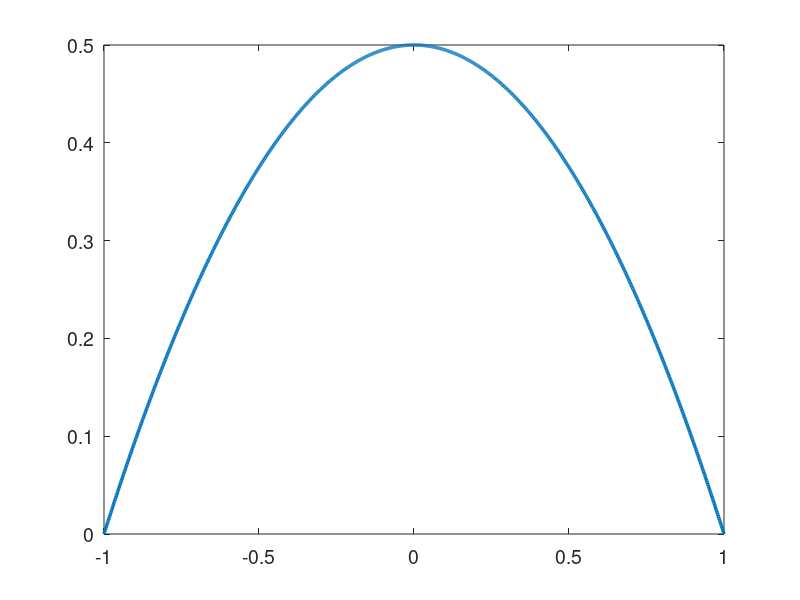

Write MATLAB code to recreate this figure. (Note: this script raises an error after producing the figure.)
% clc
clear all
close all


set(0,'DefaultAxesFontSize',14)
set(0,'defaultLineLineWidth',2.5)
% set(0,'DefaultFigureWindowStyle','docked')


linestyles = {'k-','b-','r-','g-','c-','m-','k--','b--','r--','g--','c--','m--','k-.','b-.','r-.','g-.','c-.','m-.','k:','b:','r:','g:','c:','m:'};
pointstyles = {'ko','bo','ro','go','co','mo','k^','b^','r^','g^','c^','m^','ks','bs','rs','gs','cs','ms','k*','b*','r*','g*','c*','m*','k+','b+','r+','g+','c+','m+'};

%%%%%%%%%%%%%%%%%%%%%%%%%%%%%%%%%%%%%%%%%%%%%%%%%%%%%%%%%%%%%%%%%%
% Navier-Stokes Solver Demo (2D Channel)
%%%%%%%%%%%%%%%%%%%%%%%%%%%%%%%%%%%%%%%%%%%%%%%%%%%%%%%%%%%%%%%%%%

format compact;
format short; 
Re = 1; Pr=0.8; Pe=Re*Pr; 

%N=16; E=5; N1=N+1; nL=N1*N1*E;  % 16th order
N=4; % polynomial order  
Ex=1; % Number of elements in x
Ey=5; % Number of elements in y
CFL=0.1;
u_ic = Re;
pert = 0.0;
f_ic = @(x,y) u_ic*(1-y.^2)/2;

%% Enrichment information
en_on = 1;
N_en_y = 1; 
psi = {@(x,y) (0.5*(1 - y.^2) + 0.*x), @(x,y) 0.*y + 0.*x};
gpsi = {@(x,y) 0.*y + 0.*x, @(x,y) (-1.*y + 0.*x), ...
        @(x,y) 0.*y + 0.*x, @(x,y) 0.*y + 0.*x};
hpsi = {@(x,y) 0.*y + 0.*x, @(x,y) (-1 - 0.*y + 0.*x), ...
        @(x,y) 0.*y + 0.*x, @(x,y) 0.*y + 0.*x};
    
% No enrichment on one half
% psi = {@(x,y) (y<=0).*(0.5*(1 - y.^2)) + (y>0).*0.5 + 0.*x, @(x,y) 0.*y + 0.*x};
% gpsi = {@(x,y) 0.*y + 0.*x, @(x,y) (y<=0).*(-1.*y)+ (y>0).*0 + 0.*x, ...
%         @(x,y) 0.*y + 0.*x, @(x,y) 0.*y + 0.*x};
% hpsi = {@(x,y) 0.*y + 0.*x, @(x,y) (y<=0).*(-1.)+ (y>0).*0 + 0.*y + 0.*x, ...
%         @(x,y) 0.*y + 0.*x, @(x,y) 0.*y + 0.*x};

% Blended enrichment
% En - Blend - normal .. - Blend - En
% N_en_form = 1;
% Ly = 2/Ey;
% ye = 1-Ly*N_en_form; % end of enrichment
% yb = 1-Ly*(N_en_form+1); % end of blending
% 
% blend = @(x,y) 0.*x + ...
%     (abs(y) >= (ye-eps)).*1 + ...
%     ((-(ye-eps) < y).*(y <= -(yb-eps))).*(y-(-yb))/((-ye)-(-yb)) + ...
%     + y.*0 + ...
%     (((ye-eps) > y).*(y >= (yb-eps))).*(y-(yb))/((ye)-(yb));
% dblend = @(x,y) 0.*x + ...
%     (abs(y) >= (ye-eps)).*0 + ...
%     ((-(ye-eps) < y).*(y <= -(yb-eps))).*1./((-ye)-(-yb)) + ...
%     + y.*0 + ...
%     (((ye-eps) > y).*(y >= (yb-eps))).*1./((ye)-(yb));
% hblend = @(x,y) 0.*x + ...
%     (abs(y) >= (ye-eps)).*0 + ...
%     ((-(ye-eps) < y).*(y <= -(yb-eps))).*0 + ...
%     + y.*0 + ...
%     (((ye-eps) > y).*(y >= (yb-eps))).*0;
% 
% % c1 = 1./(-ye^2-yb^2+2*ye*yb);
% % c2 = -2*ye*c1;
% % c3 = -(yb^2-2*yb*ye)*c1;
% % c1b = 1./(-(-ye)^2-(-yb)^2+2*(-ye)*(-yb));
% % c2b = -2*(-ye)*c1;
% % c3b = -((-yb)^2-2*(-yb)*(-ye))*c1;
% % blend = @(x,y) 0.*x + ...
% %     (abs(y) >= ye-eps).*1 + ...
% %     ((-(ye-eps) < y).*(y <= -(yb-eps))).*(c1b*y.^2+c2b*y+c3b) + ...
% %     + y.*0 + ...
% %     (((ye-eps) > y).*(y >= (yb-eps))).*(c1*y.^2+c2*y+c3);
% % 
% % dblend = @(x,y) 0.*x + ...
% %     (abs(y) >= (ye-eps)).*0 + ...
% %     ((-(ye-eps) < y).*(y <= -(yb-eps))).*(2*c1b*y+c2b) + ...
% %     + y.*0 + ...
% %     (((ye-eps) > y).*(y >= (yb-eps))).*(2*c1*y+c2);
% % 
% % hblend = @(x,y) 0.*x + ...
% %     (abs(y) >= (ye-eps)).*0 + ...
% %     ((-(ye-eps) < y).*(y <= -(yb-eps))).*2*c1b + ...
% %     + y.*0 + ...
% %     (((ye-eps) > y).*(y >= (yb-eps))).*2*c1;
% 
% en = @(x,y)(0.5*(1 - y.^2)) + 0.*x;
% den = @(x,y) (-1.*y + 0.*x);
% hen = @(x,y) (-1 - 0.*y + 0.*x);
% 
% psi = {@(x,y) blend(x,y).*en(x,y), @(x,y) 0.*y + 0.*x};
% gpsi = {@(x,y) 0.*y + 0.*x, ...
%         @(x,y) blend(x,y).*den(x,y) + dblend(x,y).*en(x,y), ...
%         @(x,y) 0.*y + 0.*x, @(x,y) 0.*y + 0.*x};
% hpsi = {@(x,y) 0.*y + 0.*x, ...
%         @(x,y) blend(x,y).*hen(x,y) + 2*dblend(x,y).*den(x,y) + hblend(x,y).*en(x,y), ...
%         @(x,y) 0.*y + 0.*x, @(x,y) 0.*y + 0.*x};

% Flat enrichment in middle
% Middle is higher than normal enrichment
% en_loc = 2/Ey+0.0001;
% psi = {@(x,y) ((1-abs(y))<=en_loc).*(0.5*(1 - y.^2) + 0.*x)+((1-abs(y))>en_loc).*0.5*(1-(1-2/Ey)^2), @(x,y) 0.*y + 0.*x};
% gpsi = {@(x,y) 0.*y + 0.*x, @(x,y) ((1-abs(y))<=en_loc).*(-1.*y + 0.*x), ...
%         @(x,y) 0.*y + 0.*x, @(x,y) 0.*y + 0.*x};
% hpsi = {@(x,y) 0.*y + 0.*x, @(x,y) ((1-abs(y))<=en_loc).*(-1 - 0.*y + 0.*x), ...
%         @(x,y) 0.*y + 0.*x, @(x,y) 0.*y + 0.*x};

% % 0 enrichment in middle  
% Middle is slightly below normal enrichment
% en_loc = 2/Ey+0.000000001;
% psi = {@(x,y) ((1-abs(y))<=en_loc).*(0.5*(1 - y.^2) + 0.*x), @(x,y) 0.*y + 0.*x};
% gpsi = {@(x,y) 0.*y + 0.*x, @(x,y) ((1-abs(y))<=en_loc).*(-1.*y + 0.*x), ...
%         @(x,y) 0.*y + 0.*x, @(x,y) 0.*y + 0.*x};
% hpsi = {@(x,y) 0.*y + 0.*x, @(x,y) ((1-abs(y))<=en_loc).*(-1 - 0.*y + 0.*x), ...
%         @(x,y) 0.*y + 0.*x, @(x,y) 0.*y + 0.*x};

% % 0 enrichment in middle not full element
% Middle is slightly below normal enrichment
% [X,Y]=make_geom_channel(Ex,Ey,N);      % Geometry in local form
% en_loc = 1-abs(Y(1,end-1,1))+0.000000001;
% psi = {@(x,y) ((1-abs(y))<=en_loc).*(0.5*(1 - y.^2) + 0.*x), @(x,y) 0.*y + 0.*x};
% gpsi = {@(x,y) 0.*y + 0.*x, @(x,y) ((1-abs(y))<=en_loc).*(-1.*y + 0.*x), ...
%         @(x,y) 0.*y + 0.*x, @(x,y) 0.*y + 0.*x};
% hpsi = {@(x,y) 0.*y + 0.*x, @(x,y) ((1-abs(y))<=en_loc).*(-1 - 0.*y + 0.*x), ...
%         @(x,y) 0.*y + 0.*x, @(x,y) 0.*y + 0.*x};

% 0 enrichment
% psi = {@(x,y) 0+0.*y + 0.*x, @(x,y) 0+0.*y + 0.*x;};
% gpsi = {@(x,y) 0.*y + 0.*x, @(x,y) 0.*y + 0.*x, @(x,y) 0.*y + 0.*x, @(x,y) 0.*y + 0.*x};
% hpsi = {@(x,y) 0.*y + 0.*x, @(x,y) 0.*y + 0.*x, @(x,y) 0.*y + 0.*x, @(x,y) 0.*y + 0.*x};

%% Plot psi
figure
ys_plot = linspace(-1,1,1000);
plot(ys_plot,psi{1}(0,ys_plot))

%% Begin Solve
E=Ex*Ey; % Total number of elements
N1=N+1;
disp("Generating Matrices")
% if en_on
%     Q=makeq_en(Ex,Ey,N,N_en_y);
% else
    Q=makeq(Ex,Ey,N); % Global continuity
% end
R=maker(Q,Ex,N); % Restriction matrix, applies Dirichlet conditions
[X,Y]=make_geom_channel(Ex,Ey,N);      % Geometry in local form
en_b_nodes = get_en_bound_nodes(Ex,Ey,N,N_en_y);

Ys = zeros(Ey*length(Y(1,:,1)),1);
for i = 1:Ey
    Ys((i-1)*(N+1)+1:(i)*(N+1)) = Y(1,:,(i-1)*Ex+1);
end
        
[G,J,ML,RX]=make_coef(X,Y);
[Ah,Bh,Ch,Dh,z,w]=semhat(N);

[n,nb]=size(R); 
nL=N1*N1*E;

Ab=spalloc(nL,nL,nL*N);    %  Generate Abar
for j=1:nL
    x=zeros(nL,1); 
    x(j)=1; 
    Ab(:,j)=abar_c(x,Dh,G,Q);  % assembled Neumann Operator
end
A_c=R*Q'*apply_en_cont(Ab,en_b_nodes);
Ab = Q'*Ab*Q;
A=R*Ab*R'; % Full stiffness matrix
Bb=reshape(ML,nL,1); % Form Mass matrix
Bb=diag(Bb); 
Bb=sparse(Bb); 
Ma=R*Q'*Bb*Q*R'; % Assembling mass matrix  % Full mass matrix
M_c = R*Q'*apply_en_cont(Bb,en_b_nodes);

% Assemble overall system matrices
nn = length(Ma); % number of nodes in the domain
Ma_uv = zeros(2*nn);
Ma_uv(1:nn,1:nn) = Ma;
Ma_uv(nn+1:2*nn,nn+1:2*nn) = Ma;
Ma_uv = sparse(Ma_uv);
A_uv = zeros(2*nn);
A_uv(1:nn,1:nn) = A;
A_uv(nn+1:2*nn,nn+1:2*nn) = A;
A_uv = sparse(A_uv);
ML_uv = zeros(2*(N+1),2*(N+1),E);
ML_uv(1:N+1,1:N+1,1:E) = ML;
ML_uv(N+2:2*(N+1),N+2:2*(N+1),1:E) = ML;


%% Assemble enrichment matrices
psi_xy{1} = psi{1}(X,Y);
psi_xy{2} = psi{2}(X,Y);
psi_p = psi{1}(0,N_en_y*2/Ey-1);
if en_on
    disp("Computing enrichment")
    [Mp,Sp,T1,T2,z_en,w_en] = enrich_mats(X,Y,E,N,psi,gpsi,hpsi);
    nb = N1*N1;
        
    for k=1:2
        Mp_all{k} = zeros(nb*E,nb*E);
        Sp_all{k} = zeros(nb*E,nb*E);
%         T1_all{k} = zeros(nb*E,1);
%         T2_all{k} = zeros(nb*E,1);
        T1_all{k} = zeros(N+1,N+1,E);
        T2_all{k} = zeros(N+1,N+1,E);
        
        T1_rs{k} = reshape(T1{k},[N+1,N+1,E]);
        T2_rs{k} = reshape(T2{k},[N+1,N+1,E]);
        
        % TODO: Assemble differently for different elements
        for iy = 1:Ey
            for ix = 1:Ex
                i = (iy-1)*Ex+ix;
                if ((iy <= N_en_y) || (iy > Ey-N_en_y))
                    Mp_all{k}((i-1)*nb+1:i*nb,(i-1)*nb+1:i*nb) = Mp{k}(:,:,i);
                    Sp_all{k}((i-1)*nb+1:i*nb,(i-1)*nb+1:i*nb) = Sp{k}(:,:,i);
%                     T1_all{k}((i-1)*nb+1:i*nb) = T1{k}(:,i);
%                     T2_all{k}((i-1)*nb+1:i*nb) = T2{k}(:,i);
%                     T1{k}(:,i) = T1{k}(:,i);
%                     T2{k}(:,i) = T2{k}(:,i);
                    T1_all{k}(:,:,i) = T1_rs{k}(:,:,i); 
                    T2_all{k}(:,:,i) = T2_rs{k}(:,:,i);
                end
            end
        end
        Mp_all{k} = sparse(Mp_all{k});
        Mp_all_c{k} = R*Q'*apply_en_cont(Mp_all{k},en_b_nodes);
        Mp_all{k} = R*Q'*Mp_all{k}*Q*R';
        Sp_all{k} = sparse(Sp_all{k});
        Sp_all_c{k} = R*Q'*apply_en_cont(Sp_all{k},en_b_nodes);
        Sp_all{k} = R*Q'*Sp_all{k}*Q*R';
        
%         T1_all{k} = sparse(T1_all{k});
%         T2_all{k} = sparse(T2_all{k});
%         T2_all{k} = Q'*T2_all{k};
   
    end
    
    Mp_uv = zeros(2*nn);
    Sp_uv = zeros(2*nn);
    Mp_uv(1:nn,1:nn) = Mp_all{1};
    Mp_uv(1:nn,nn+1:2*nn) = Mp_all{2};
    Sp_uv(1:nn,1:nn) = Sp_all{1};
    Sp_uv(nn+1:2*nn,nn+1:2*nn) = Sp_all{1};

    Mp_uv = sparse(Mp_uv);
    Sp_uv = sparse(Sp_uv);   
end

%%

dxmin=pi*(z(N1)-z(N))/(2*Ex); % Get min dx for CFL constraint
Tfinal=150; 
dt=CFL*dxmin/u_ic; 
nstep=ceil(Tfinal/dt); 
dt=Tfinal/nstep; 
% Print information
nstep
dt
yp1 = (1+Y(1,2))*Re

disp("Computing inverse")
Ai=pinv(full(Ab)); 

disp("Setting Initial Conditions")
% Initial conditions
u=u_ic*ones(size(ML)); 
v=0*ML;

for e = 1:E
    for i = 1:N+1
        for j = 1:N+1
            u(i,j,e) = f_ic(X(i,j,e),Y(i,j,e))+pert*rand()*u_ic;
            v(i,j,e) = v(i,j,e)+pert*rand()*u_ic;
            if en_on
                if ((e <= Ex*N_en_y) || (e > (Ey-N_en_y)*Ex))
                    u(i,j,e) = u(i,j,e) - psi{1}(X(i,j,e),Y(i,j,e));
                    v(i,j,e) = v(i,j,e) - psi{2}(X(i,j,e),Y(i,j,e));
                end
            end
        end
    end
end

% u = apply_en_cont_soln(u,en_b_nodes,psi_p);
u1=u; u2=u; u3=u; fx3=u; fx2=u; fx1=u;
v1=v; v2=v; v3=v; fy3=v; fy2=v; fy1=v;

F = ones(size(ML));
% Fb=reshape(ML.*F,nL,1); %% Output
% 
% Fb=Bb\(Q'*Fb);  

uv = [u;v];

%% Setup BC if nonzero
% u_bc = ones(size(u)).*((Y==1)+(Y==-1));
% u_bc = reshape(ML.*u_bc,nL,1);
% u_bc = Bb\(Q'*u_bc);

%%
disp("Timestepping")
plot1 = 1;
time = 0;
plot1 = post_channel(N,Ex,Ey,w,X,Y,Ys,en_on,time,u,psi_xy,N_en_y,plot1);
%%
psi_len = length(M_c);
psi_c = zeros(psi_len,1);
psi_c(1:psi_len/2) = 1*ones(psi_len/2,1)*psi_p;
psi_c(psi_len/2+1:psi_len) = 1*ones(psi_len/2,1)*psi_p;
for step=1:nstep 
    time=step*dt;
    if step==1; b0=1.0;    b= [ -1 0 0 ]';       a=[ 1  0 0 ]'; end
    if step==2; b0=1.5;    b=([ -4 1 0 ]')./2;   a=[ 2 -1 0 ]'; end
    if step==3; b0=11./6.; b=([ -18 9 -2 ]')./6; a=[ 3 -3 1 ]'; end
    if step<=3
        if en_on
            H_x=(Ma + A*dt/(b0*Re) + dt/b0*(Mp_all{1} + Sp_all{1}));
            H_y=(Ma + A*dt/(b0*Re));
            [LH_x,UH_x]=lu(H_x);
            [LH_y,UH_y]=lu(H_y);
            terms_x = 1/Re*(T1_all{1})+T2_all{1};
            terms_y = 1/Re*(T1_all{2})+T2_all{2};
            
            H_uv = (Ma_uv + A_uv*dt/(b0*Re) + dt/b0*(Mp_uv + Sp_uv));
            H_c = (M_c + A_c*dt/(b0*Re) + dt/b0*(Mp_all_c{1}+Sp_all_c{1}));
            rhs_c = (H_c).*psi_c;
            [LH_uv,UH_uv]=lu(H_uv);
        else
            H=(Ma + A*dt/(b0*Re));
            [LH_x,UH_x]=lu(H);
            LH_y = LH_x;
            UH_y = UH_x;

            terms_x = zeros(N+1,N+1,E);
            terms_y = zeros(N+1,N+1,E);
            
            H_uv = (Ma_uv + A_uv*dt/(b0*Re));
            rhs_c = zeros(size(Ma_uv(:,1)));
            [LH_uv,UH_uv]=lu(H_uv);
%             Hbar=(Bb+ Ab*dt/(b0*Re));
        end
        
        b0i=1./b0;
    end % Viscous op
    
    %% uv version
    
%   Nonlinear step - unassembled, not multiplied by mass matrix

    fx1 = -convl(u,RX,Dh,u,v) + F + terms_x; % du = Cu  
    fy1 = -convl(v,RX,Dh,u,v) + terms_y; % dv = Cv

    rx  = a(1)*fx1+a(2)*fx2+a(3)*fx3; % kth-order extrapolation
    ry  = a(1)*fy1+a(2)*fy2+a(3)*fy3;

    fx3=fx2; fx2=fx1; 
    fy3=fy2; fy2=fy1; 

    rx  = dt*rx - (b(1)*u+b(2)*u2+b(3)*u3); u3=u2; u2=u; % Add BDF terms
    ry  = dt*ry - (b(1)*v+b(2)*v2+b(3)*v3); v3=v2; v2=v; %     and

    ut  = b0i*rx; 
    vt  = b0i*ry; 

%   uL=ut; vL=vt;
    [uL,vL,pr]=pressure_project(ut,vt,Ai,Q,ML,RX,Dh); % Div-free velocity
    pr = (b0/dt)*pr;

    %   Set RHS.                 %Viscous update. %  Convert to local form.
%     u=R*(Q'*reshape(ML.*uL,nL,1)-Hbar*u_bc);
    u=R*(Q'*reshape(ML.*uL,nL,1));
    v=R*(Q'*reshape(ML.*vL,nL,1));
    uv = [u+rhs_c;v];
%     uv = [u;v];
    uv=UH_uv\(LH_uv\uv);
    u = uv(1:nn);
    v = uv(nn+1:2*nn);
%     u=Q*(R'*u+u_bc);
    u=Q*(R'*u);
    u=reshape(u,N1,N1,E);
    if en_on
        u = apply_en_cont_soln(Ex,Ey,N_en_y,u,psi_p);
    end
    v=Q*(R'*v);
    v=reshape(v,N1,N1,E);
    
    
    
%% Output
    if mod(step,100)==0
        plot1 = post_channel(N,Ex,Ey,w,X,Y,Ys,en_on,time,u,psi_xy,N_en_y,plot1);
    end

end
%%%%%%%%%%%%%%%%%%%%%%%%%%%%%%%%%%%%%%%%%%%%%%%%%%%%%%%%%%%%%%%%%%
